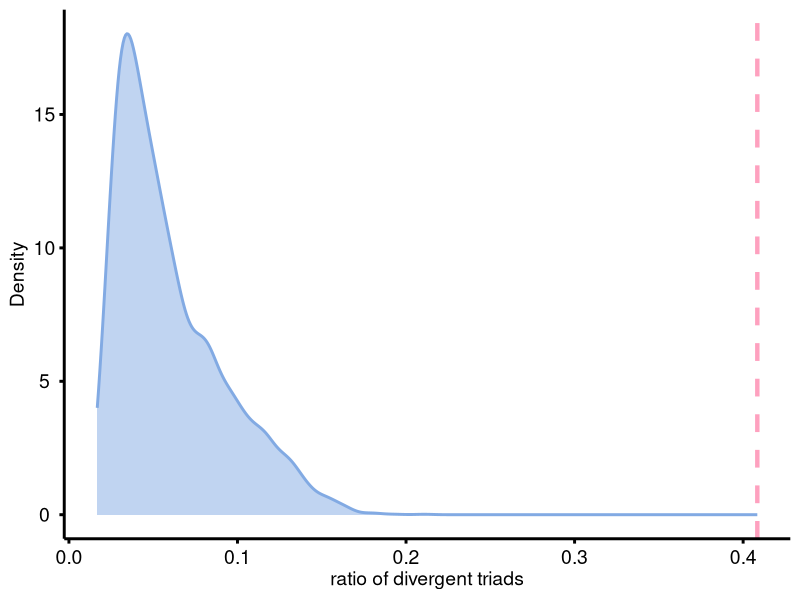

Write R code to recreate this figure.
library(ggplot2)
data <- read.table("cell_class_all_count.xls",sep = "\t",stringsAsFactors = F,header = T)
data$unb <- (16427-data$Balanced)/16427
p <- ggplot(data,aes(unb))+geom_density(color="#82AAE3",fill="#82AAE3",alpha = 0.5,size=1)+
  geom_vline(xintercept = 0.408413,linetype="dashed",size=1.5,color="#FEA1BF")+
  theme_classic(base_size = 14)+
  theme(axis.text = element_text(colour = "black",size = 14),
        axis.line = element_line(linewidth = 1),
        axis.ticks = element_line(linewidth = 1,colour = "black"),
        axis.title = element_text(size = 14),
        plot.title = element_text(hjust = 0.5),
        axis.text.x = element_text(angle = 0,hjust = 0.5,vjust = 0.5),
        axis.text.y = element_text(angle = 0,hjust = 0.5,vjust = 0.5))+
  labs(x="ratio of divergent triads",y="Density")
ggsave("distribution_of_divergent_triads_in_cells.pdf",p,width = 3.3,height = 3.3,dpi = 600)